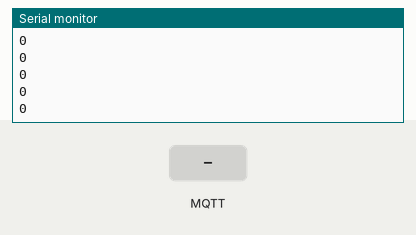
This sketch was run on a simulated ESP8266 (NodeMCU). Shown: the last lines printed to the serial monitor. The inputs (shaded band) are chosen by the test bench. WiFi joins after 1.5 s; servers stay silent unless stated; no MQTT or app messages arrive unless stated.

Above: at 2.7 s.
2.8 s: MQTT message "OPEN" arrives on the first subscribed topic
4.3 s: MQTT message "CLOSE" arrives on the first subscribed topic
5.8 s: MQTT message "STOP" arrives on the first subscribed topic
7.3 s: MQTT message "1" arrives on the first subscribed topic
At 7.43 s:
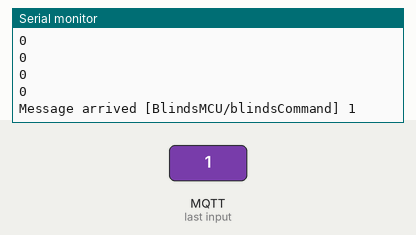
8.8 s: MQTT message "on" arrives on the first subscribed topic
At 8.92 s:
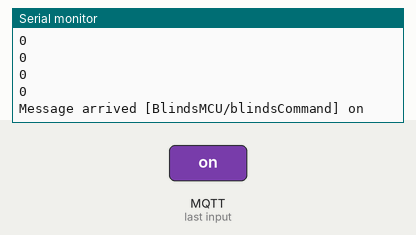
10.3 s: MQTT message "OPEN" arrives on the second subscribed topic
At 10.42 s:
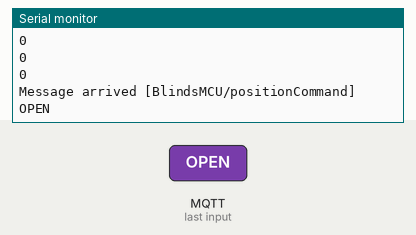

The sketch:

blinds.ino
```cpp
#include <SimpleTimer.h>    //https://github.com/marcelloromani/Arduino-SimpleTimer/tree/master/SimpleTimer
#include <ESP8266WiFi.h>    //if you get an error here you need to install the ESP8266 board manager
#include <ESP8266mDNS.h>    //if you get an error here you need to install the ESP8266 board manager
#include <PubSubClient.h>   //https://github.com/knolleary/pubsubclient
#include <ArduinoOTA.h>     //https://github.com/esp8266/Arduino/tree/master/libraries/ArduinoOTA
#include <AH_EasyDriver.h>  //http://www.alhin.de/arduino/downloads/AH_EasyDriver_20120512.zip

/*****************  START USER CONFIG SECTION *********************************/
/*****************  START USER CONFIG SECTION *********************************/
/*****************  START USER CONFIG SECTION *********************************/
/*****************  START USER CONFIG SECTION *********************************/

#define USER_SSID                 "YOUR_SSID"
#define USER_PASSWORD             "YOUR_WIFI_PASSWORD"
#define USER_MQTT_SERVER          "YOUR_MQTT_SERVER_ADDRESS"
#define USER_MQTT_PORT            1883
#define USER_MQTT_USERNAME        "YOUR_MQTT_USER_NAME"
#define USER_MQTT_PASSWORD        "YOUR_MQTT_PASSWORD"
#define USER_MQTT_CLIENT_NAME     "BlindsMCU"         // Used to define MQTT topics, MQTT Client ID, and ArduinoOTA

#define STEPPER_SPEED             35                  //Defines the speed in RPM for your stepper motor
#define STEPPER_STEPS_PER_REV     1028                //Defines the number of pulses that is required for the stepper to rotate 360 degrees
#define STEPPER_MICROSTEPPING     0                   //Defines microstepping 0 = no microstepping, 1 = 1/2 stepping, 2 = 1/4 stepping
//#define DRIVER_INVERTED_SLEEP     1                   //Defines sleep while pin high.  If your motor will not rotate freely when on boot, comment this line out.

#define STEPS_TO_CLOSE            12                  //Defines the number of steps needed to open or close fully

#define STEPPER_DIR_PIN           D6
#define STEPPER_STEP_PIN          D7
#define STEPPER_SLEEP_PIN         D5
#define STEPPER_MICROSTEP_1_PIN   14
#define STEPPER_MICROSTEP_2_PIN   12

/*****************  END USER CONFIG SECTION *********************************/
/*****************  END USER CONFIG SECTION *********************************/
/*****************  END USER CONFIG SECTION *********************************/
/*****************  END USER CONFIG SECTION *********************************/
/*****************  END USER CONFIG SECTION *********************************/

WiFiClient espClient;
PubSubClient client(espClient);
SimpleTimer timer;
AH_EasyDriver shadeStepper(STEPPER_STEPS_PER_REV, STEPPER_DIR_PIN ,STEPPER_STEP_PIN,STEPPER_MICROSTEP_1_PIN,STEPPER_MICROSTEP_2_PIN,STEPPER_SLEEP_PIN);

//Global Variables
bool boot = true;
int currentPosition = 0;
int newPosition = 0;
char positionPublish[50];
bool moving = false;
char charPayload[50];

const char* ssid = USER_SSID ;
const char* password = USER_PASSWORD ;
const char* mqtt_server = USER_MQTT_SERVER ;
const int mqtt_port = USER_MQTT_PORT ;
const char *mqtt_user = USER_MQTT_USERNAME ;
const char *mqtt_pass = USER_MQTT_PASSWORD ;
const char *mqtt_client_name = USER_MQTT_CLIENT_NAME ;


//Functions
void setup_wifi() {
  // We start by connecting to a WiFi network
  Serial.println();
  Serial.print("Connecting to ");
  Serial.println(ssid);

  WiFi.begin(ssid, password);

  while (WiFi.status() != WL_CONNECTED) {
    delay(500);
    Serial.print(".");
  }

  Serial.println("");
  Serial.println("WiFi connected");
  Serial.println("IP address: ");
  Serial.println(WiFi.localIP());
}

void reconnect()
{
  int retries = 0;
  while (!client.connected()) {
    if(retries < 150)
    {
      Serial.print("Attempting MQTT connection...");
      if (client.connect(mqtt_client_name, mqtt_user, mqtt_pass))
      {
        Serial.println("connected");
        if(boot == false)
        {
          client.publish(USER_MQTT_CLIENT_NAME"/checkIn","Reconnected");
        }
        if(boot == true)
        {
          client.publish(USER_MQTT_CLIENT_NAME"/checkIn","Rebooted");
        }
        // ... and resubscribe
        client.subscribe(USER_MQTT_CLIENT_NAME"/blindsCommand");
        client.subscribe(USER_MQTT_CLIENT_NAME"/positionCommand");
      }
      else
      {
        Serial.print("failed, rc=");
        Serial.print(client.state());
        Serial.println(" try again in 5 seconds");
        retries++;
        // Wait 5 seconds before retrying
        delay(5000);
      }
    }
    if(retries > 149)
    {
    ESP.restart();
    }
  }
}

void callback(char* topic, byte* payload, unsigned int length)
{
  Serial.print("Message arrived [");
  String newTopic = topic;
  Serial.print(topic);
  Serial.print("] ");
  payload[length] = '\0';
  String newPayload = String((char *)payload);
  int intPayload = newPayload.toInt();
  Serial.println(newPayload);
  Serial.println();
  newPayload.toCharArray(charPayload, newPayload.length() + 1);
  if (newTopic == USER_MQTT_CLIENT_NAME"/blindsCommand")
  {
    if (newPayload == "OPEN")
    {
      client.publish(USER_MQTT_CLIENT_NAME"/positionCommand", "0", true);
    }
    else if (newPayload == "CLOSE")
    {
      int stepsToClose = STEPS_TO_CLOSE;
      String temp_str = String(stepsToClose);
      temp_str.toCharArray(charPayload, temp_str.length() + 1);
      client.publish(USER_MQTT_CLIENT_NAME"/positionCommand", charPayload, true);
    }
    else if (newPayload == "STOP")
    {
      String temp_str = String(currentPosition);
      temp_str.toCharArray(positionPublish, temp_str.length() + 1);
      client.publish(USER_MQTT_CLIENT_NAME"/positionCommand", positionPublish, true);
    }
  }
  if (newTopic == USER_MQTT_CLIENT_NAME"/positionCommand")
  {
    if(boot == true)
    {
      newPosition = intPayload;
      currentPosition = intPayload;
      boot = false;
    }
    if(boot == false)
    {
      newPosition = intPayload;
    }
  }

}

void processStepper()
{
  if (newPosition > currentPosition)
  {
    #if DRIVER_INVERTED_SLEEP == 1
    shadeStepper.sleepON();
    #endif
    #if DRIVER_INVERTED_SLEEP == 0
    shadeStepper.sleepOFF();
    #endif
    shadeStepper.move(80, FORWARD);
    currentPosition++;
    moving = true;
  }
  if (newPosition < currentPosition)
  {
    #if DRIVER_INVERTED_SLEEP == 1
    shadeStepper.sleepON();
    #endif
    #if DRIVER_INVERTED_SLEEP == 0
    shadeStepper.sleepOFF();
    #endif
    shadeStepper.move(80, BACKWARD);
    currentPosition--;
    moving = true;
  }
  if (newPosition == currentPosition && moving == true)
  {
    #if DRIVER_INVERTED_SLEEP == 1
    shadeStepper.sleepOFF();
    #endif
    #if DRIVER_INVERTED_SLEEP == 0
    shadeStepper.sleepON();
    #endif
    String temp_str = String(currentPosition);
    temp_str.toCharArray(positionPublish, temp_str.length() + 1);
    client.publish(USER_MQTT_CLIENT_NAME"/positionState", positionPublish);
    moving = false;
  }
  Serial.println(currentPosition);
  Serial.println(newPosition);
}

void checkIn()
{
  client.publish(USER_MQTT_CLIENT_NAME"/checkIn","OK");
}


//Run once setup
void setup() {
  Serial.begin(115200);
  shadeStepper.setMicrostepping(STEPPER_MICROSTEPPING);            // 0 -> Full Step
  shadeStepper.setSpeedRPM(STEPPER_SPEED);     // set speed in RPM, rotations per minute
  #if DRIVER_INVERTED_SLEEP == 1
  shadeStepper.sleepOFF();
  #endif
  #if DRIVER_INVERTED_SLEEP == 0
  shadeStepper.sleepON();
  #endif
  WiFi.mode(WIFI_STA);
  setup_wifi();
  client.setServer(mqtt_server, mqtt_port);
  client.setCallback(callback);
  ArduinoOTA.setHostname(USER_MQTT_CLIENT_NAME);
  ArduinoOTA.begin();
  delay(10);
  timer.setInterval(((1 << STEPPER_MICROSTEPPING)*5800)/STEPPER_SPEED, processStepper);
  timer.setInterval(90000, checkIn);
}

void loop()
{
  if (!client.connected())
  {
    reconnect();
  }
  client.loop();
  ArduinoOTA.handle();
  timer.run();
}
```

Measured:
- after the input at 7.3 s, the serial monitor: prints a new line at once (image 1)
- after the input at 8.8 s, the serial monitor: prints a new line at once (image 2)
- after the input at 10.3 s, the serial monitor: prints a new line at once (image 3)
